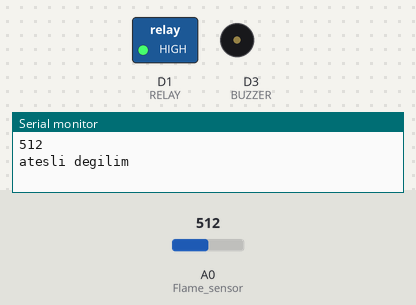
The sketch below on a simulated ESP8266 (NodeMCU). On the bench: switched loads named in the sketch (green lamp = pin HIGH), buzzer (waves = sounding, pin HIGH), the last lines printed to the serial monitor. The test bench sets the inputs (shaded band); at power-on: A0 (Flame_sensor) = 512. WiFi joins after 1.5 s; servers stay silent unless stated.

Above: at 3.0 s.
3.1 s: A0 (Flame_sensor) set to 213
5.0 s: A0 (Flame_sensor) set to 189
At 7.0 s:
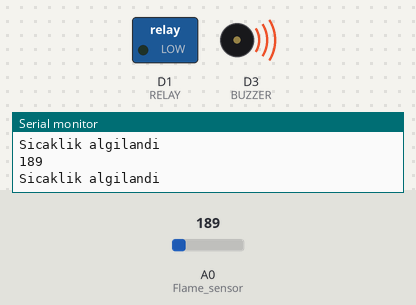
7.3 s: A0 (Flame_sensor) set to 210
At 8.5 s:
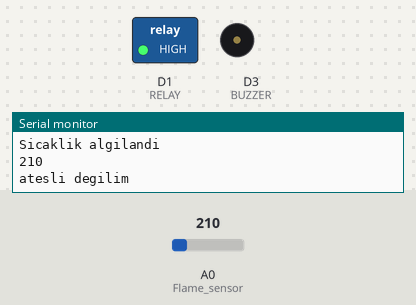
9.3 s: A0 (Flame_sensor) set to 190
At 11.2 s:
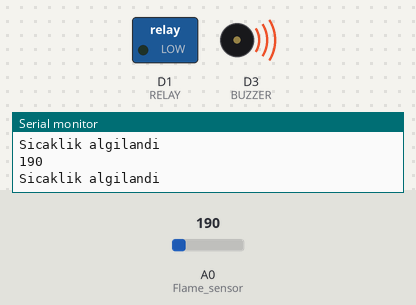
Timing chart, 0 to 12.3 s (numbered marks = the images above; inputs shaded):
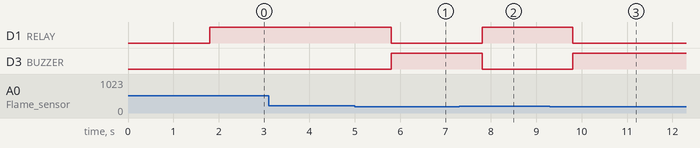

Measured:
- the behaviour switches between 200 and 199 on A0 (Flame_sensor) (found by bisection; images 0 and 1)
- after the input at 5.0 s, D1 (RELAY): HIGH → LOW after 0.80 s; D3 (BUZZER): LOW → HIGH after 0.80 s
- after the input at 7.3 s, D1 (RELAY): LOW → HIGH after 0.50 s; D3 (BUZZER): HIGH → LOW after 0.50 s
- after the input at 9.3 s, D1 (RELAY): HIGH → LOW after 0.50 s; D3 (BUZZER): LOW → HIGH after 0.50 s

The sketch:

esp.ino
```cpp
#define BLYNK_PRINT Serial
#include <ESP8266WiFi.h>
#include <BlynkSimpleEsp8266.h>


int BUZZER = D3;
int RELAY = D1;
int Flame_sensor = A0;
int Flame_detected;

BlynkTimer timer;
char auth[] = "9o6KesXz960UvU6qN5WFsvCRY_f-TXsD"; //Auth code sent via Email
char ssid[] = "MiTelefon";
char pass[] = "omer1234";

void notifyOnFire()
{
  Flame_detected = analogRead(Flame_sensor);
  Serial.println(Flame_detected);
  //delay(100);
  if (Flame_detected <200) {
    Serial.println("Sicaklik algilandi");
    Blynk.notify("yangın var!!!");
    digitalWrite(BUZZER, HIGH);
    digitalWrite(RELAY, LOW);
    delay(500);
  }
  else
  {
    Serial.println("atesli degilim");
    digitalWrite(BUZZER, LOW);
    digitalWrite(RELAY, HIGH);
  }
}
void setup()
{
  Serial.begin(115200);
  Blynk.begin(auth, ssid, pass);
  pinMode(BUZZER, OUTPUT);
  pinMode(RELAY, OUTPUT);
  digitalWrite(RELAY, HIGH);
  pinMode(Flame_sensor, INPUT_PULLUP);
  timer.setInterval(1000L, notifyOnFire);
}
void loop()
{
  Blynk.run();
  timer.run();

}
```
